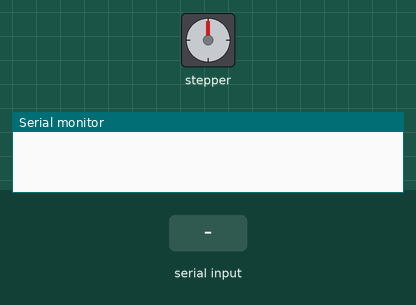
Bench run of a sketch on a simulated Arduino Uno, built with avr-gcc and run on an emulated ATmega328P. On the bench: stepper motor, the last lines printed to the serial monitor. Wiring (inferred from the names in the program): stepper motor driver (200 steps per turn assumed): step pin 2; direction pin 3; enable pin 4. The test bench sets the inputs (shaded band).

Above: at 1.2 s.
1.3 s: "X90\n" received over Serial
At 2.5 s:
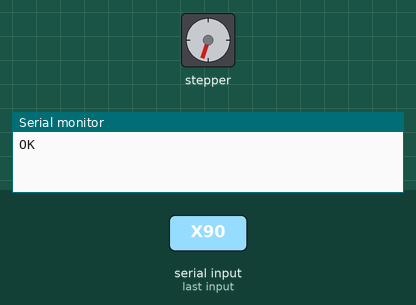
2.8 s: "X90\n" received over Serial
At 3.8 s:
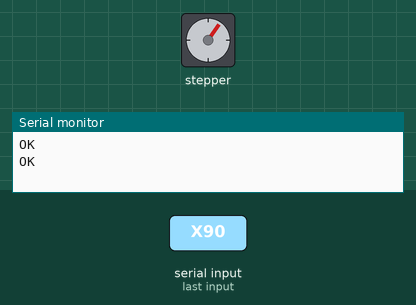
Timing chart, 0 to 5.8 s (numbered marks = the images above; inputs shaded):
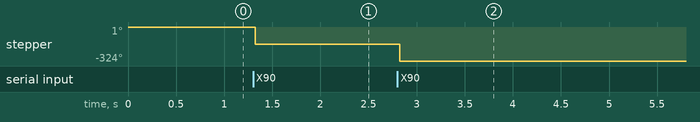

Measured:
- after the input at 1.3 s, stepper: goes -1° 0.02 s, then -162°, starting at once
- after the input at 2.8 s, stepper: goes -163° 0.02 s, then -324°, starting at once

The sketch:

sport.ino
```cpp
/*
 * 直线模组  UNO + DM542
 * 兼容旧协议：DIR X 1 / X1000 / X-1000 / STOP
 */

const byte PUL_PIN = 2;
const byte DIR_PIN = 3;
const byte ENA_PIN = 4;

long  pulses      = 0;
bool  dirFwd      = true;
bool  running     = false;
bool  dirChanged  = false;
unsigned long dirChangeTime = 0;

void setup() {
  pinMode(PUL_PIN, OUTPUT);
  pinMode(DIR_PIN, OUTPUT);
  pinMode(ENA_PIN, OUTPUT);
  digitalWrite(ENA_PIN, LOW);
  Serial.begin(9600);
}

void loop() {
  if (dirChanged && (micros() - dirChangeTime >= 1000)) {
    dirChanged = false;
    running    = true;
  }

  if (running && pulses > 0) {
    digitalWrite(PUL_PIN, HIGH);
    delayMicroseconds(100);
    digitalWrite(PUL_PIN, LOW);
    delayMicroseconds(100);
    pulses--;
  } else if (running) {
    running = false;
    Serial.println("OK");
  }
}

void serialEvent() {
  String cmd = Serial.readStringUntil('\n');
  cmd.trim();
  if (cmd.length() == 0) return;

  if (cmd.startsWith("DIR")) {
    int dirVal = cmd.substring(7).toInt();
    if (dirVal != dirFwd) {
      dirFwd     = dirVal;
      dirChanged = true;
      digitalWrite(DIR_PIN, dirFwd ? LOW : HIGH);
      dirChangeTime = micros();
    }
    return;
  }

  if (cmd[0] == 'X') {
    int  p      = cmd.substring(1).toInt();
    bool newDir = (p >= 0);
    pulses      = abs(p);

    if (newDir != dirFwd) {
      dirFwd     = newDir;
      dirChanged = true;
      digitalWrite(DIR_PIN, dirFwd ? LOW : HIGH);
      dirChangeTime = micros();
    } else {
      running = true;
    }
  }

  if (cmd == "STOP") {
    pulses = 0;
    running = false;
  }
}
```
